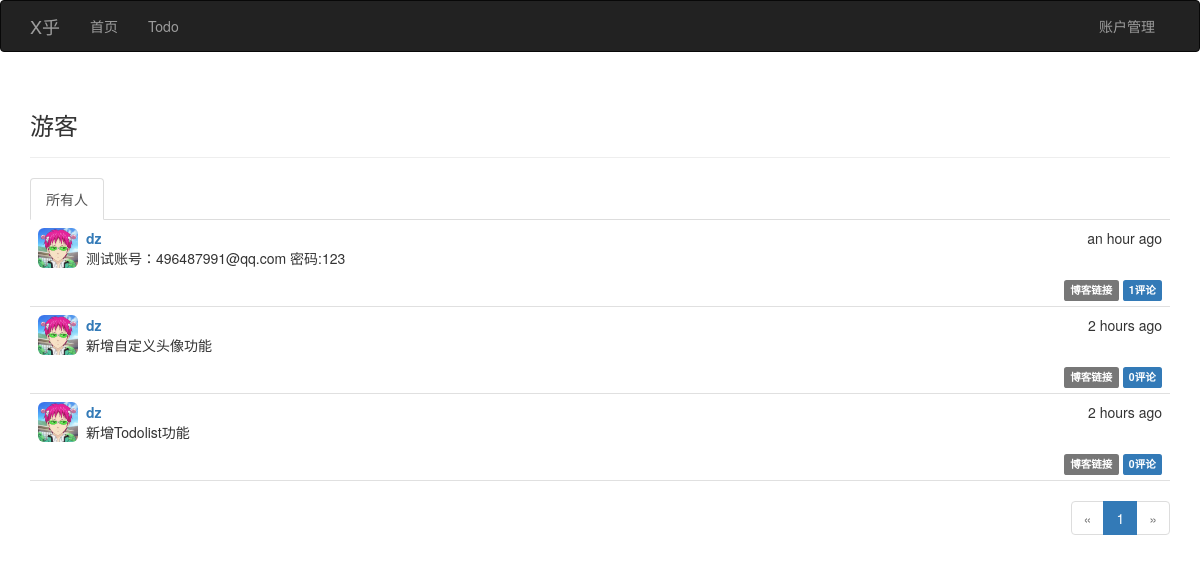
The page / on the database its author committed.
### app/models.py (models this page shows, shortened)
class Post(db.Model):
    __tablename__ = 'posts'
    id = db.Column(db.Integer, primary_key = True)
    body = db.Column(db.Text)
    timestamp = db.Column(db.DateTime, index = True, default = datetime.utcnow)
    author_id = db.Column(db.Integer, db.ForeignKey('users.id'))
    body_html = db.Column(db.Text)
    comments = db.relationship('Comment', backref = 'post', lazy = 'dynamic')

class User(UserMixin, db.Model):
    __tablename__ = 'users'
    id = db.Column(db.Integer, primary_key = True)
    email = db.Column(db.String(64), unique = True, index = True)
    name = db.Column(db.String(64))
    username = db.Column(db.String(64), unique = True, index = True)
    location = db.Column(db.String(64))
    about_me = db.Column(db.Text())
    member_since = db.Column(db.DateTime(), default = datetime.utcnow)
    last_seen = db.Column(db.DateTime(), default = datetime.utcnow)
    role_id = db.Column(db.Integer, db.ForeignKey('roles.id'))
    password_hash = db.Column(db.String(128))
    confirmed = db.Column(db.Boolean, default = False)
    avatar = db.Column(db.String(128), default = None)
    posts = db.relationship('Post', backref = 'author', lazy = 'dynamic')
    followed = db.relationship('Follow',
                               foreign_keys = [Follow.follower_id],
                               backref = db.backref('follower', lazy = 'joined'),
                               lazy = 'dynamic',
                               cascade = 'all, delete-orphan')
    followers = db.relationship('Follow',
                                foreign_keys = [Follow.followed_id],
                                backref = db.backref('followed', lazy = 'joined'),
                                lazy = 'dynamic',
                                cascade = 'all, delete-orphan')
    comments = db.relationship('Comment', backref = 'author', lazy = 'dynamic')
    events = db.relationship('Event', backref = 'sponsor', lazy = 'dynamic')
    @property
    def password(self):
        raise AttributeError('password is not a readable attribute')

### app/main/views.py (the view)
@main.route('/', methods = ['GET', 'POST'])
def index():
    form = PostForm()
    if current_user.can(Permission.WRITE_ARTICLES) and form.validate_on_submit():
        post = Post(body = form.body.data,
                    author = current_user._get_current_object())
        db.session.add(post)
        return redirect(url_for('.index'))
    page = request.args.get('page', 1, type=int)
    show_followed = False
    if current_user.is_authenticated:
        show_followed = bool(request.cookies.get('show_followed', ''))
    if show_followed:
        query = current_user.followed_posts
    else:
        query = Post.query
    pagination = query.order_by(Post.timestamp.desc()).paginate(page,
                                                                per_page= current_app.config['FLASKY_PER_PAGE'],
                                                                error_out= False)
    posts = pagination.items
    return render_template('index.html', form = form, posts = posts, pagination= pagination,
                           show_followed = show_followed)

### app/auth/views.py (called while the page is built)
@auth.before_app_request
def before_request():
    if current_user.is_authenticated:
        current_user.ping()
        if not current_user.confirmed \
                and request.endpoint[:5] != 'auth.':
            flash('You have not confirmed your account yet')
            return redirect(url_for('auth.unconfirmed'))

### app/main/__init__.py (called while the page is built)
@main.app_context_processor
def inject_permissions():
    return dict(Permission = Permission)

### app/models.py (called while the page is built)
    def can(self, permissions):
        return False

    def is_administrator(self):
        return False

### app/templates/index.html (shortened to what this page needs)
{% extends 'base.html' %}
{% import 'bootstrap/wtf.html' as wtf %}
{% import '_macros.html' as macro %}
{% block page_content %}
<div class="page-header">
    <h3>{% if current_user.username %}{{ current_user.username }}{% else %}游客{% endif %}</h3>
</div>
<div class="post-tabs">
	<ul class="nav nav-tabs">
		<li{% if not show_followed %} class="active"{% endif %}>
			<a href="{{ url_for('.show_all')}}">所有人</a>
		</li>
	</ul>
	{% include '_posts.html' %}
</div>
{% if pagination %}
<div class="pagination">
    {{ macro.pagination_widget(pagination, '.index')}}
</div>
{% endif %}
{% endblock %}

### app/templates/_posts.html (shortened to what this page needs)
<ul class = 'posts'>
	{% for post in posts %}
	<li class = 'post'>
		<div class = 'post-thumbnail'>
			<a href="{{ url_for('.user', username = post.author.username)}}">
				{% if post.author.avatar %}
				<img class='img-rounded profile-thumbnail' width = "40" height = "40"
						src="{{ post.author.avatar}}">
				{% else %}
				<img class="img-rounded profile-thumbnail" width = "40" height = "40"
                     src="/static/avatar/default.jpg">
				{% endif %}
			</a>
		</div>
		<div class = 'post-content'>
			<div class='post-date'>{{ moment(post.timestamp).fromNow()}}</div>
			<div class="post-author">
				<a href="{{ url_for('.user', username=post.author.username)}}">
					{{ post.author.username }}
				</a>
			</div>
			<div class="post-body">
				{% if post.body_html %}
					{{ post.body_html | safe }}
				{% else %}
					{{ post.body }}
				{% endif %}
			</div>
			<div class="post-footer">
				<a href="{{ url_for('.post', id=post.id)}}">
					<span class='label label-default'>博客链接</span>
				</a>
				<a href="{{ url_for('.post', id=post.id)}}#comments">
					<span class="label label-primary">
						{{ post.comments.count()}}评论
					</span>
				</a>
			</div>
		</div>
	</li>
	{% endfor %}
</ul>

### app/static/styles.css (style rules this page uses)
.profile-thumbnail { position : absolute; }
ul.posts { list-style-type: none; padding: 0px; margin: 16px 0px 0px 0px; border-top: 1px solid #e0e0e0; }
ul.posts li.post { padding: 8px; border-bottom: 1px solid #e0e0e0; }
div.post-author { font-weight: bold; }
div.post-thumbnail { position: absolute; }
div.post-content { margin-left: 48px; min-height: 48px; }
div.post-footer { text-align: right; }
div.pagination { width: 100%; text-align: right; padding: 0px; margin: 0px; }
div.post-tabs { margin-top: 16px; }
div.post-tabs ul.posts { margin: 0px; border-top: none; }
div.post-date { float: right; }

### rows shown on the page
Post: author.avatar (picture), timestamp "an hour ago", author.username "dz", body_html "测试账号：496487991@qq.com 密码:123", comments.count "1"
Post: author.avatar (picture), timestamp "2 hours ago", author.username "dz", body_html "新增自定义头像功能", comments.count "0"
Post: author.avatar (picture), timestamp "2 hours ago", author.username "dz", body_html "新增Todolist功能", comments.count "0"

### other values the page prints
{{ p }} "1"
